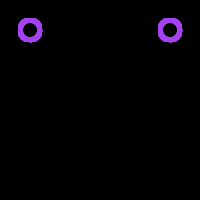
Frame 1 (no input)
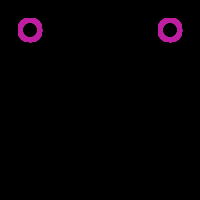
Frame 60 (the mouse pressed at the canvas centre just before this capture)
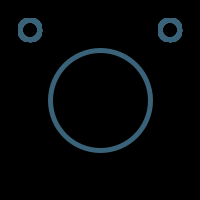
Frame 120 (the mouse held since frame 60 and released just before this capture)

The Processing sketch that drew these frames (run headless with seeded random() and noise(); from frame 60 on, the mouse is pressed at the canvas centre):

// Processing sketch: processing_13634
// ── processing_13634.pde


float y=0;
float x=0;
void setup() {
    size(200,200);
}
void draw() {
  background(0);
  stroke(random(255),random(255),random(255));
    strokeWeight(5);
    fill(0);
    for(float x=0; x<3.14*2; x=x+0.01)
    point(30+sin(x)*10,30+cos(x)*10);
    for(float x=0; x<3.14*2; x=x+0.01)
    point(170+sin(x)*10,30+cos(x)*10);
    ellipse(100,100,mouseX,mouseY);
}


                
                
